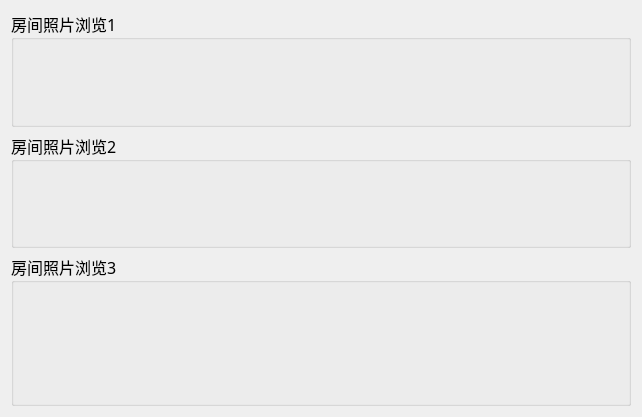
<?xml version="1.0" encoding="UTF-8"?>
<ui version="4.0">
 <class>RoomPicDialog</class>
 <widget class="QDialog" name="RoomPicDialog">
  <property name="geometry">
   <rect>
    <x>0</x>
    <y>0</y>
    <width>642</width>
    <height>417</height>
   </rect>
  </property>
  <property name="windowTitle">
   <string>Dialog</string>
  </property>
  <layout class="QVBoxLayout" name="verticalLayout_2">
   <item>
    <layout class="QVBoxLayout" name="verticalLayout">
     <item>
      <widget class="QGroupBox" name="groupBox">
       <property name="font">
        <font>
         <family>楷体</family>
         <pointsize>12</pointsize>
        </font>
       </property>
       <property name="title">
        <string>房间照片浏览1</string>
       </property>
       <layout class="QHBoxLayout" name="horizontalLayout_2">
        <property name="topMargin">
         <number>15</number>
        </property>
        <item>
         <layout class="QHBoxLayout" name="horizontalLayout">
          <item>
           <widget class="QLabel" name="label">
            <property name="styleSheet">
             <string notr="true">image: url(:/image/house/10.jpg);</string>
            </property>
            <property name="text">
             <string/>
            </property>
           </widget>
          </item>
          <item>
           <widget class="QLabel" name="label_2">
            <property name="styleSheet">
             <string notr="true">image: url(:/image/house/3.jpg);</string>
            </property>
            <property name="text">
             <string/>
            </property>
           </widget>
          </item>
          <item>
           <widget class="QLabel" name="label_3">
            <property name="styleSheet">
             <string notr="true">image: url(:/image/house/4.jpg);</string>
            </property>
            <property name="text">
             <string/>
            </property>
           </widget>
          </item>
         </layout>
        </item>
       </layout>
      </widget>
     </item>
     <item>
      <widget class="QGroupBox" name="groupBox_2">
       <property name="font">
        <font>
         <family>楷体</family>
         <pointsize>12</pointsize>
        </font>
       </property>
       <property name="title">
        <string>房间照片浏览2</string>
       </property>
       <layout class="QHBoxLayout" name="horizontalLayout_3">
        <property name="topMargin">
         <number>15</number>
        </property>
        <item>
         <layout class="QHBoxLayout" name="horizontalLayout_4">
          <item>
           <widget class="QLabel" name="label_4">
            <property name="styleSheet">
             <string notr="true">image: url(:/image/house/5.jpg);</string>
            </property>
            <property name="text">
             <string/>
            </property>
           </widget>
          </item>
          <item>
           <widget class="QLabel" name="label_5">
            <property name="styleSheet">
             <string notr="true">image: url(:/image/house/6.jpg);</string>
            </property>
            <property name="text">
             <string/>
            </property>
           </widget>
          </item>
          <item>
           <widget class="QLabel" name="label_6">
            <property name="styleSheet">
             <string notr="true">image: url(:/image/house/7.jpg);</string>
            </property>
            <property name="text">
             <string/>
            </property>
           </widget>
          </item>
         </layout>
        </item>
       </layout>
      </widget>
     </item>
     <item>
      <widget class="QGroupBox" name="groupBox_3">
       <property name="font">
        <font>
         <family>楷体</family>
         <pointsize>12</pointsize>
        </font>
       </property>
       <property name="title">
        <string>房间照片浏览3</string>
       </property>
       <layout class="QHBoxLayout" name="horizontalLayout_5">
        <property name="topMargin">
         <number>15</number>
        </property>
        <item>
         <layout class="QHBoxLayout" name="horizontalLayout_6">
          <item>
           <widget class="QLabel" name="label_7">
            <property name="styleSheet">
             <string notr="true">image: url(:/image/house/8.jpg);</string>
            </property>
            <property name="text">
             <string/>
            </property>
           </widget>
          </item>
          <item>
           <widget class="QLabel" name="label_8">
            <property name="minimumSize">
             <size>
              <width>0</width>
              <height>96</height>
             </size>
            </property>
            <property name="styleSheet">
             <string notr="true">image: url(:/image/house/9.jpg);</string>
            </property>
            <property name="text">
             <string/>
            </property>
           </widget>
          </item>
          <item>
           <widget class="QLabel" name="label_9">
            <property name="styleSheet">
             <string notr="true">image: url(:/image/house/10.jpg);</string>
            </property>
            <property name="text">
             <string/>
            </property>
           </widget>
          </item>
         </layout>
        </item>
       </layout>
      </widget>
     </item>
    </layout>
   </item>
  </layout>
 </widget>
 <resources/>
 <connections/>
</ui>
